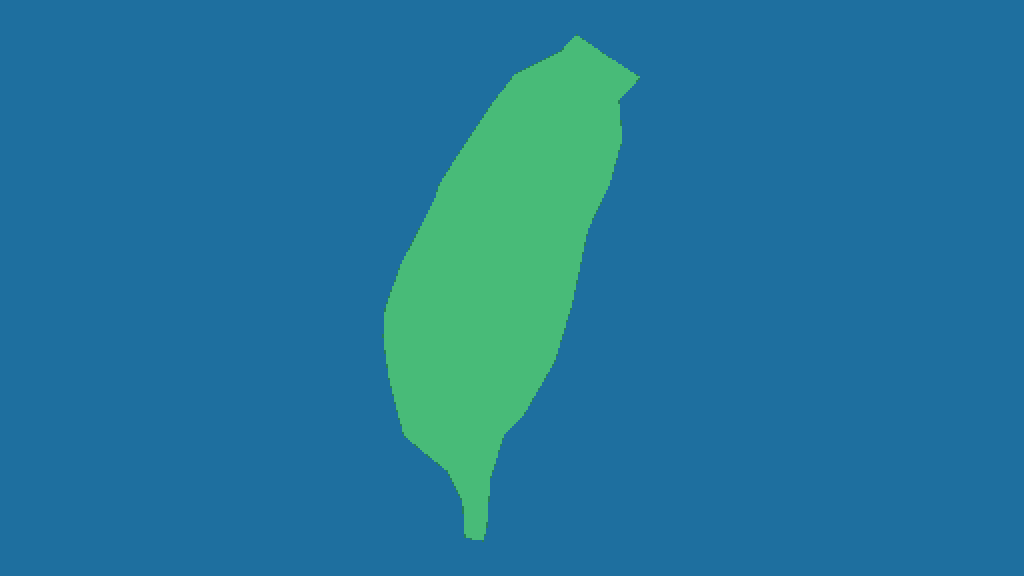
#> input picture assets/images/taiwan_overworld.png, 2048 x 1152 px, found by its file name (shown at 1/2 size)
$ python test_road_routing.py
#> lines starting #> are read from the running program, lines starting #| are printed output that depends on the picture; after the words box and inside, x2 and y2 are one past the last pixel; in counts of white or black regions, pixels touching at a corner belong together
import math
from collections import deque
import numpy as np
from PIL import Image

COASTLINE = [
    (25.298, 121.535), (25.163, 121.745), (25.007, 122.002), (24.855, 121.845),
    (24.596, 121.868), (24.300, 121.780), (23.986, 121.618), (23.480, 121.500),
    (23.100, 121.372), (22.755, 121.152), (22.610, 121.005), (22.320, 120.905),
    (22.005, 120.878), (21.902, 120.852), (21.925, 120.720), (22.160, 120.700),
    (22.368, 120.592), (22.468, 120.450), (22.610, 120.268), (23.000, 120.160),
    (23.270, 120.118), (23.462, 120.132), (23.752, 120.248), (24.198, 120.498),
    (24.288, 120.528), (24.492, 120.668), (24.848, 120.928), (25.032, 121.082),
    (25.183, 121.418),
]

W, H = 2048, 1152
MARGIN_Y = 0.06
lats = [p[0] for p in COASTLINE]
lngs = [p[1] for p in COASTLINE]
LAT_MIN, LAT_MAX = min(lats), max(lats)
LNG_MIN, LNG_MAX = min(lngs), max(lngs)
LAT_REF = (LAT_MIN + LAT_MAX) / 2
KX = math.cos(math.radians(LAT_REF))
span_y = LAT_MAX - LAT_MIN
span_x = (LNG_MAX - LNG_MIN) * KX
scale = (H * (1 - 2 * MARGIN_Y)) / span_y
off_x = (W - span_x * scale) / 2
off_y = H * MARGIN_Y
m_per_px = 110574.0 / scale

def project(lat, lng):
    return off_x + (lng - LNG_MIN) * KX * scale, off_y + (LAT_MAX - lat) * scale

img = Image.open('assets/images/taiwan_overworld.png')
#> img is the input picture: PIL image 2048x1152 RGB; mean R, G, B 34.6, 119.3, 154.7
arr = np.array(img)
is_land = ~np.all(arr == [30, 111, 159], axis=-1)
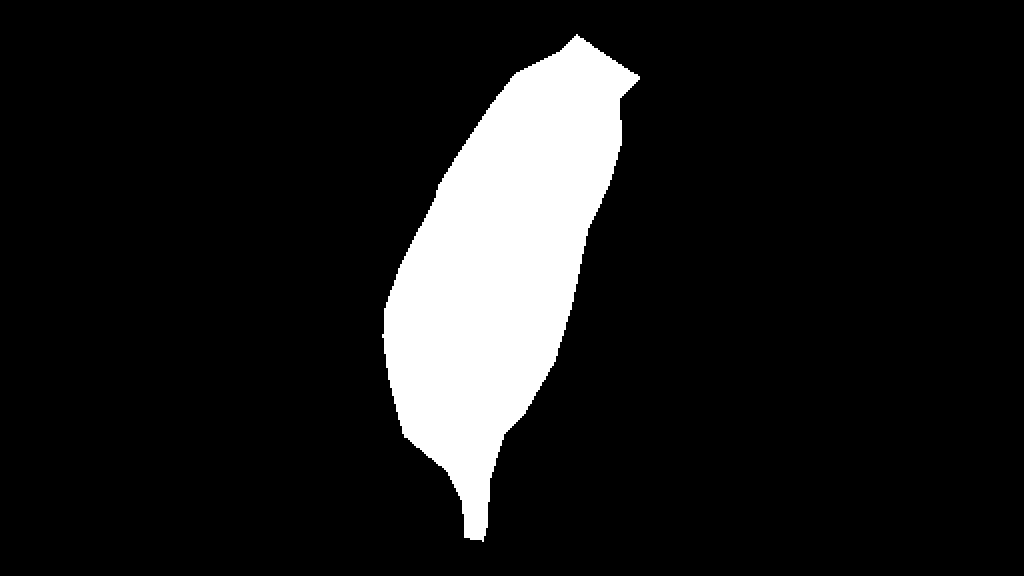
#> is_land: shape (1152, 2048) bool (shown at 1/2 size); 11% white; 1 white region, box (x1, y1, x2, y2) and area: (764, 68, 1280, 1084) 258432

tile_full_land = np.zeros((72, 128), dtype=bool)
for ty in range(72):
    for tx in range(128):
        tile_full_land[ty, tx] = np.all(is_land[ty*16:(ty+1)*16, tx*16:(tx+1)*16])
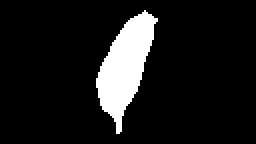
#> tile_full_land: shape (72, 128) bool (shown 2 times larger); 10.2% white; 1 white region, box (x1, y1, x2, y2) and area: (48, 5, 79, 67) 941

WEST_CORRIDOR_GPS = [
    ('Keelung (台1線基隆八堵段)', 25.105, 121.730),
    ('Taipei Xinyi (信義快速道路/基隆路口)', 25.038, 121.558),
    ('Taipei Wanhua (台1線台北和平西路段)', 25.033, 121.500),
    ('Taoyuan (台1線桃園中壢段)', 24.970, 121.205),
    ('Hsinchu (台1線新竹公道五路口)', 24.802, 120.997),
    ('Miaoli (台1線苗栗公館段)', 24.535, 120.825),
    ('Taichung Dajia River (台1線大甲溪橋)', 24.310, 120.575),
    ('Taichung Chaoma (朝馬路口/台灣大道)', 24.167, 120.635),
    ('Changhua Junction (台1線彰化花壇段)', 24.030, 120.540),
    ('Yunlin Xiluo (西螺大橋南端)', 23.805, 120.460),
    ('Chiayi (台1線嘉義民雄段)', 23.510, 120.435),
    ('Tainan (台1線台南永康段)', 23.030, 120.240),
    ('Kaohsiung Sanduo (三多商圈/中山二路)', 22.614, 120.306),
    ('Pingtung (台1線高屏大橋屏東端)', 22.670, 120.485),
    ('Fangliao (台1線佳冬枋寮段)', 22.368, 120.640),
    ('Hengchun (台26線恆春段)', 22.000, 120.745),
]

SML_CORRIDOR_GPS = [
    ('Changhua Junction (台1線/台14線交會點)', 24.030, 120.540),
    ('Caotun (台14線草屯段)', 23.980, 120.690),
    ('Guoxing (台14線國姓柑林段)', 23.985, 120.850),
    ('Puli (台14線/台21線交會點)', 23.965, 120.965),
    ('Yuchih (台21線魚池段)', 23.898, 120.935),
    ('Sun Moon Lake North (台21線日月潭水社碼頭段)', 23.868, 120.912),
]

def bfs_path(start, goal):
    if start == goal:
        return [start]
    q = deque([start])
    visited = {start: None}
    while q:
        curr = q.popleft()
        if curr == goal:
            break
        cx, cy = curr
        # 4-connected neighbors
        for dx, dy in [(0, 1), (0, -1), (1, 0), (-1, 0)]:
            nx, ny = cx + dx, cy + dy
            if 0 <= nx < 128 and 0 <= ny < 72:
                if tile_full_land[ny, nx] and (nx, ny) not in visited:
                    visited[(nx, ny)] = curr
                    q.append((nx, ny))

    if goal not in visited:
        raise ValueError(f"No path between {start} and {goal}!")

    path = []
    curr = goal
    while curr is not None:
        path.append(curr)
        curr = visited[curr]
    path.reverse()
    return path

# Route West Corridor
west_tiles = []
for i in range(len(WEST_CORRIDOR_GPS) - 1):
    p1 = project(WEST_CORRIDOR_GPS[i][1], WEST_CORRIDOR_GPS[i][2])
    p2 = project(WEST_CORRIDOR_GPS[i+1][1], WEST_CORRIDOR_GPS[i+1][2])
    t1 = (int(round(p1[0] / 16)), int(round(p1[1] / 16)))
    t2 = (int(round(p2[0] / 16)), int(round(p2[1] / 16)))
    sub_path = bfs_path(t1, t2)
    if not west_tiles:
        west_tiles.extend(sub_path)
    else:
        west_tiles.extend(sub_path[1:])

# Route SML Corridor
sml_tiles = []
for i in range(len(SML_CORRIDOR_GPS) - 1):
    p1 = project(SML_CORRIDOR_GPS[i][1], SML_CORRIDOR_GPS[i][2])
    p2 = project(SML_CORRIDOR_GPS[i+1][1], SML_CORRIDOR_GPS[i+1][2])
    t1 = (int(round(p1[0] / 16)), int(round(p1[1] / 16)))
    t2 = (int(round(p2[0] / 16)), int(round(p2[1] / 16)))
    sub_path = bfs_path(t1, t2)
    if not sml_tiles:
        sml_tiles.extend(sub_path)
    else:
        sml_tiles.extend(sub_path[1:])

print(f"West Corridor route: {len(west_tiles)} 4-connected tiles")
print(f"SML Corridor route:  {len(sml_tiles)} 4-connected tiles")

# Check 4-connected property
for p in [west_tiles, sml_tiles]:
    for j in range(len(p) - 1):
        d = abs(p[j+1][0] - p[j][0]) + abs(p[j+1][1] - p[j][1])
        assert d == 1, f"Disconnected step: {p[j]} -> {p[j+1]}"

print("All road segments are strictly 4-connected (no diagonal disconnects)!")
